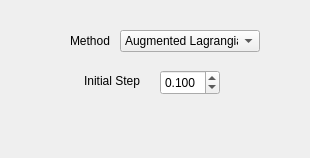
<?xml version="1.0" encoding="UTF-8"?>
<ui version="4.0">
 <class>ParametersNLopt</class>
 <widget class="QWidget" name="ParametersNLopt">
  <property name="geometry">
   <rect>
    <x>0</x>
    <y>0</y>
    <width>310</width>
    <height>158</height>
   </rect>
  </property>
  <property name="windowTitle">
   <string>Form</string>
  </property>
  <widget class="QDoubleSpinBox" name="stepSpin">
   <property name="geometry">
    <rect>
     <x>160</x>
     <y>70</y>
     <width>60</width>
     <height>25</height>
    </rect>
   </property>
   <property name="font">
    <font>
     <pointsize>9</pointsize>
    </font>
   </property>
   <property name="decimals">
    <number>3</number>
   </property>
   <property name="minimum">
    <double>0.001000000000000</double>
   </property>
   <property name="maximum">
    <double>1.000000000000000</double>
   </property>
   <property name="singleStep">
    <double>0.010000000000000</double>
   </property>
   <property name="value">
    <double>0.100000000000000</double>
   </property>
  </widget>
  <widget class="QLabel" name="label_1">
   <property name="geometry">
    <rect>
     <x>70</x>
     <y>70</y>
     <width>70</width>
     <height>21</height>
    </rect>
   </property>
   <property name="font">
    <font>
     <pointsize>9</pointsize>
    </font>
   </property>
   <property name="text">
    <string>Initial Step</string>
   </property>
   <property name="alignment">
    <set>Qt::AlignRight|Qt::AlignTrailing|Qt::AlignVCenter</set>
   </property>
  </widget>
  <widget class="QComboBox" name="algorithmCombo">
   <property name="geometry">
    <rect>
     <x>120</x>
     <y>30</y>
     <width>140</width>
     <height>22</height>
    </rect>
   </property>
   <property name="font">
    <font>
     <pointsize>9</pointsize>
    </font>
   </property>
   <property name="toolTip">
    <string>Distance metric for the evaluation of NN</string>
   </property>
   <property name="currentIndex">
    <number>0</number>
   </property>
   <item>
    <property name="text">
     <string>Augmented Lagrangian</string>
    </property>
   </item>
   <item>
    <property name="text">
     <string>BOBYQA</string>
    </property>
   </item>
   <item>
    <property name="text">
     <string>COBYLA</string>
    </property>
   </item>
   <item>
    <property name="text">
     <string>Nelder-Mead Simplex</string>
    </property>
   </item>
   <item>
    <property name="text">
     <string>Newuoa</string>
    </property>
   </item>
   <item>
    <property name="text">
     <string>Praxis</string>
    </property>
   </item>
   <item>
    <property name="text">
     <string>Subspace Simplex</string>
    </property>
   </item>
  </widget>
  <widget class="QLabel" name="label_0">
   <property name="geometry">
    <rect>
     <x>70</x>
     <y>30</y>
     <width>50</width>
     <height>21</height>
    </rect>
   </property>
   <property name="font">
    <font>
     <pointsize>9</pointsize>
    </font>
   </property>
   <property name="text">
    <string>Method</string>
   </property>
  </widget>
 </widget>
 <resources/>
 <connections/>
</ui>
